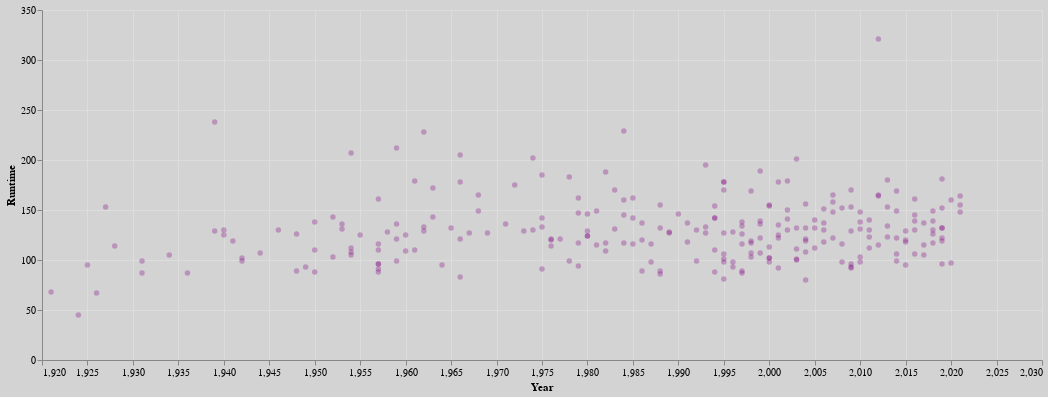

The notebook cell this image was saved under:
### Code cell
# Correlation Between Year and Runtime
alt.Chart(data).mark_circle(opacity=0.3, color='purple').encode(
    alt.X('Year:Q', scale=alt.Scale(zero=False)),
    y='Runtime:Q',
    tooltip=['Movie Name', 'Ranking of Movie', 'Certificate', 'Genre']
).properties(width=1000,height=350).configure_title(fontSize=14).configure(background="lightgrey").interactive()

### Figure 1 — Vega-Lite specification as saved in the notebook (floating-point values rounded to 4 significant figures; data arrays with more than 128 entries replaced by an {"elided": "..."} marker saying what was removed)
{"config": {"view": {"continuousWidth": 400, "continuousHeight": 300}, "background": "lightgrey"}, "data": {"name": "data-9a03ad1c95f42e1f607bccaa23e7d3c5"}, "mark": {"type": "circle", "color": "purple", "opacity": 0.3}, "encoding": {"tooltip": [{"type": "nominal", "field": "Movie Name"}, {"type": "quantitative", "field": "Ranking of Movie"}, {"type": "nominal", "field": "Certificate"}, {"type": "nominal", "field": "Genre"}], "x": {"type": "quantitative", "field": "Year", "scale": {"zero": false}}, "y": {"type": "quantitative", "field": "Runtime"}}, "height": 350, "selection": {"selector010": {"type": "interval", "bind": "scales", "encodings": ["x", "y"]}}, "width": 1000, "$schema": "https://vega.github.io/schema/vega-lite/v4.8.1.json", "datasets": {"data-9a03ad1c95f42e1f607bccaa23e7d3c5": {"elided": "250 records"}}}
